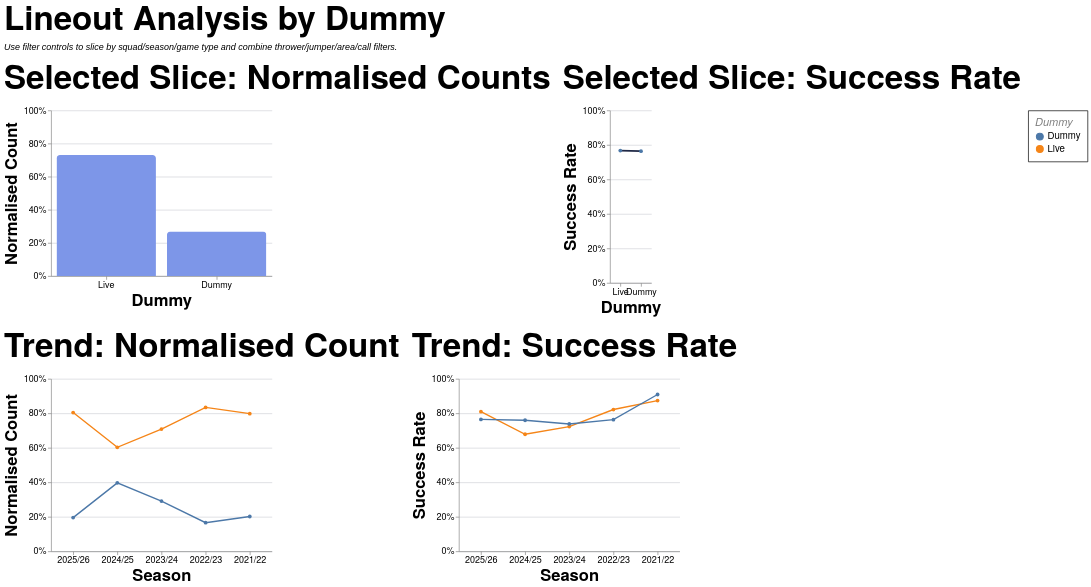

Specify this chart in Vega-Lite:
### Vega-Lite specification from a JSON file in a GitHub repository (floating-point values rounded to 4 significant figures; data arrays with more than 128 entries replaced by an {"elided": "..."} marker saying what was removed)
{"config": {"axis": {"labelFont": "PT Sans Narrow, Helvetica Neue, Helvetica, Arial, sans-serif", "titleFont": "PT Sans Narrow, Helvetica Neue, Helvetica, Arial, sans-serif", "labelFontSize": 13, "titleFontSize": 24, "gridColor": "#202947", "gridOpacity": 0.2, "zindex": 1}, "text": {"font": "Lato, sans-serif"}, "bar": {"cornerRadiusEnd": 5}, "header": {"labelFont": "PT Sans Narrow, Helvetica Neue, Helvetica, Arial, sans-serif", "titleFont": "PT Sans Narrow, Helvetica Neue, Helvetica, Arial, sans-serif", "labelFontSize": 24, "titleFontSize": 28, "labelFontWeight": "bold", "orient": "left"}, "legend": {"labelFont": "PT Sans Narrow, Helvetica Neue, Helvetica, Arial, sans-serif", "titleFont": "PT Sans Narrow, Helvetica Neue, Helvetica, Arial, sans-serif", "labelFontSize": 14, "titleFontSize": 16, "titlePadding": 5, "fillColor": "white", "strokeColor": "black", "padding": 10, "titleFontWeight": "lighter", "titleFontStyle": "italic", "titleColor": "gray", "offset": 10}, "title": {"font": "PT Sans Narrow, Helvetica Neue, Helvetica, Arial, sans-serif", "fontSize": 48, "fontWeight": "bold", "anchor": "start", "align": "center", "titlePadding": 20, "subtitlePadding": 10, "subtitleFontSize": 13, "subtitleColor": "", "subtitleFontStyle": "italic", "offset": 15, "color": "black"}, "axisX": {"labelAngle": 0}, "facet": {"title": null, "header": null, "align": {"row": "each", "column": "each"}, "spacing": 10}, "resolve": {"scale": {"y": "independent", "facet": "independent"}}, "background": "transparent", "scale": {"offsetBandPaddingOuter": 0.2, "offsetBandPaddingInner": 0.1}, "view": {"stroke": null, "background": "transparent"}}, "vconcat": [{"hconcat": [{"mark": {"type": "bar", "color": "#7d96e8"}, "encoding": {"tooltip": [{"field": "dummy", "title": "Dummy", "type": "nominal"}, {"field": "attempts", "format": ",.0f", "title": "Lineouts", "type": "quantitative"}, {"field": "share", "format": ".1%", "title": "Normalised Count", "type": "quantitative"}], "x": {"field": "dummy", "sort": "-y", "title": "Dummy", "type": "nominal"}, "y": {"axis": {"format": "%"}, "field": "share", "scale": {"domain": [0, 1]}, "title": "Normalised Count", "type": "quantitative"}}, "height": 240, "title": "Selected Slice: Normalised Counts", "transform": [{"filter": "(loSquad == 'All' || datum.squad == loSquad) && (loGameType == 'All' || (loGameType == 'League + Cup' && (datum.game_type == 'League' || datum.game_type == 'Cup')) || (loGameType == 'League only' && datum.game_type == 'League') || datum.game_type == loGameType) && (loOpposition == 'All' || datum.opposition == loOpposition) && (loThrower == 'All' || datum.thrower == loThrower) && (loJumper == 'All' || datum.jumper == loJumper) && (loArea == 'All' || datum.area == loArea) && (loNumbers == 'All' || datum.numbers == loNumbers) && (loCall == 'All' || datum.call == loCall) && (loCallType == 'All' || datum.call_type == loCallType)"}, {"filter": "(loSeason == 'All' || datum.season == loSeason)"}, {"aggregate": [{"op": "count", "as": "attempts"}, {"op": "sum", "field": "won", "as": "won"}], "groupby": ["dummy"]}, {"joinaggregate": [{"op": "sum", "field": "attempts", "as": "total_attempts"}]}, {"calculate": "datum.attempts / datum.total_attempts", "as": "share"}, {"calculate": "datum.won / datum.attempts", "as": "success_rate"}], "width": 320}, {"mark": {"type": "line", "color": "#202946", "point": true, "strokeWidth": 2.5}, "encoding": {"tooltip": [{"field": "dummy", "title": "Dummy", "type": "nominal"}, {"field": "won", "format": ",.0f", "title": "Won", "type": "quantitative"}, {"field": "attempts", "format": ",.0f", "title": "Lineouts", "type": "quantitative"}, {"field": "success_rate", "format": ".1%", "title": "Success Rate", "type": "quantitative"}], "x": {"field": "dummy", "sort": "-y", "title": "Dummy", "type": "nominal"}, "y": {"axis": {"format": "%"}, "field": "success_rate", "scale": {"domain": [0, 1]}, "title": "Success Rate", "type": "quantitative"}}, "height": 250, "title": "Selected Slice: Success Rate", "transform": [{"filter": "(loSquad == 'All' || datum.squad == loSquad) && (loGameType == 'All' || (loGameType == 'League + Cup' && (datum.game_type == 'League' || datum.game_type == 'Cup')) || (loGameType == 'League only' && datum.game_type == 'League') || datum.game_type == loGameType) && (loOpposition == 'All' || datum.opposition == loOpposition) && (loThrower == 'All' || datum.thrower == loThrower) && (loJumper == 'All' || datum.jumper == loJumper) && (loArea == 'All' || datum.area == loArea) && (loNumbers == 'All' || datum.numbers == loNumbers) && (loCall == 'All' || datum.call == loCall) && (loCallType == 'All' || datum.call_type == loCallType)"}, {"filter": "(loSeason == 'All' || datum.season == loSeason)"}, {"aggregate": [{"op": "count", "as": "attempts"}, {"op": "sum", "field": "won", "as": "won"}], "groupby": ["dummy"]}, {"joinaggregate": [{"op": "sum", "field": "attempts", "as": "total_attempts"}]}, {"calculate": "datum.attempts / datum.total_attempts", "as": "share"}, {"calculate": "datum.won / datum.attempts", "as": "success_rate"}], "width": {"step": 30}}], "spacing": 16}, {"hconcat": [{"mark": {"type": "line", "point": true, "strokeWidth": 2}, "encoding": {"color": {"field": "dummy", "title": "Dummy", "type": "nominal"}, "tooltip": [{"field": "season", "title": "Season", "type": "nominal"}, {"field": "dummy", "title": "Dummy", "type": "nominal"}, {"field": "attempts", "format": ",.0f", "title": "Lineouts", "type": "quantitative"}, {"field": "norm_count", "format": ".1%", "title": "Normalised Count", "type": "quantitative"}], "x": {"field": "season", "sort": "-x", "title": "Season", "type": "nominal"}, "y": {"axis": {"format": "%"}, "field": "norm_count", "scale": {"domain": [0, 1]}, "title": "Normalised Count", "type": "quantitative"}}, "height": 250, "title": "Trend: Normalised Count", "transform": [{"filter": "(loSquad == 'All' || datum.squad == loSquad) && (loGameType == 'All' || (loGameType == 'League + Cup' && (datum.game_type == 'League' || datum.game_type == 'Cup')) || (loGameType == 'League only' && datum.game_type == 'League') || datum.game_type == loGameType) && (loOpposition == 'All' || datum.opposition == loOpposition) && (loThrower == 'All' || datum.thrower == loThrower) && (loJumper == 'All' || datum.jumper == loJumper) && (loArea == 'All' || datum.area == loArea) && (loNumbers == 'All' || datum.numbers == loNumbers) && (loCall == 'All' || datum.call == loCall) && (loCallType == 'All' || datum.call_type == loCallType)"}, {"aggregate": [{"op": "count", "as": "attempts"}, {"op": "sum", "field": "won", "as": "won"}], "groupby": ["season", "dummy"]}, {"joinaggregate": [{"op": "sum", "field": "attempts", "as": "season_attempts"}], "groupby": ["season"]}, {"calculate": "datum.attempts / datum.season_attempts", "as": "norm_count"}, {"calculate": "datum.won / datum.attempts", "as": "success_rate"}], "width": 320}, {"mark": {"type": "line", "point": true, "strokeWidth": 2}, "encoding": {"color": {"field": "dummy", "title": "Dummy", "type": "nominal"}, "tooltip": [{"field": "season", "title": "Season", "type": "nominal"}, {"field": "dummy", "title": "Dummy", "type": "nominal"}, {"field": "won", "format": ",.0f", "title": "Won", "type": "quantitative"}, {"field": "attempts", "format": ",.0f", "title": "Lineouts", "type": "quantitative"}, {"field": "success_rate", "format": ".1%", "title": "Success Rate", "type": "quantitative"}], "x": {"field": "season", "sort": "-x", "title": "Season", "type": "nominal"}, "y": {"axis": {"format": "%"}, "field": "success_rate", "scale": {"domain": [0, 1]}, "title": "Success Rate", "type": "quantitative"}}, "height": 250, "title": "Trend: Success Rate", "transform": [{"filter": "(loSquad == 'All' || datum.squad == loSquad) && (loGameType == 'All' || (loGameType == 'League + Cup' && (datum.game_type == 'League' || datum.game_type == 'Cup')) || (loGameType == 'League only' && datum.game_type == 'League') || datum.game_type == loGameType) && (loOpposition == 'All' || datum.opposition == loOpposition) && (loThrower == 'All' || datum.thrower == loThrower) && (loJumper == 'All' || datum.jumper == loJumper) && (loArea == 'All' || datum.area == loArea) && (loNumbers == 'All' || datum.numbers == loNumbers) && (loCall == 'All' || datum.call == loCall) && (loCallType == 'All' || datum.call_type == loCallType)"}, {"aggregate": [{"op": "count", "as": "attempts"}, {"op": "sum", "field": "won", "as": "won"}], "groupby": ["season", "dummy"]}, {"joinaggregate": [{"op": "sum", "field": "attempts", "as": "season_attempts"}], "groupby": ["season"]}, {"calculate": "datum.attempts / datum.season_attempts", "as": "norm_count"}, {"calculate": "datum.won / datum.attempts", "as": "success_rate"}], "width": 320}], "spacing": 16}], "data": {"name": "data-86f63bd876d4d4e7b45b6196208ddd9c"}, "params": [{"name": "loSquad", "value": "All"}, {"name": "loSeason", "value": "All"}, {"name": "loGameType", "value": "All"}, {"name": "loOpposition", "value": "All"}, {"name": "loThrower", "value": "All"}, {"name": "loJumper", "value": "All"}, {"name": "loArea", "value": "All"}, {"name": "loNumbers", "value": "All"}, {"name": "loCall", "value": "All"}, {"name": "loCallType", "value": "All"}], "spacing": 22, "title": {"text": "Lineout Analysis by Dummy", "subtitle": "Use filter controls to slice by squad/season/game type and combine thrower/jumper/area/call filters."}, "$schema": "https://vega.github.io/schema/vega-lite/v5.20.1.json", "datasets": {"data-86f63bd876d4d4e7b45b6196208ddd9c": {"elided": "1291 records"}}}
